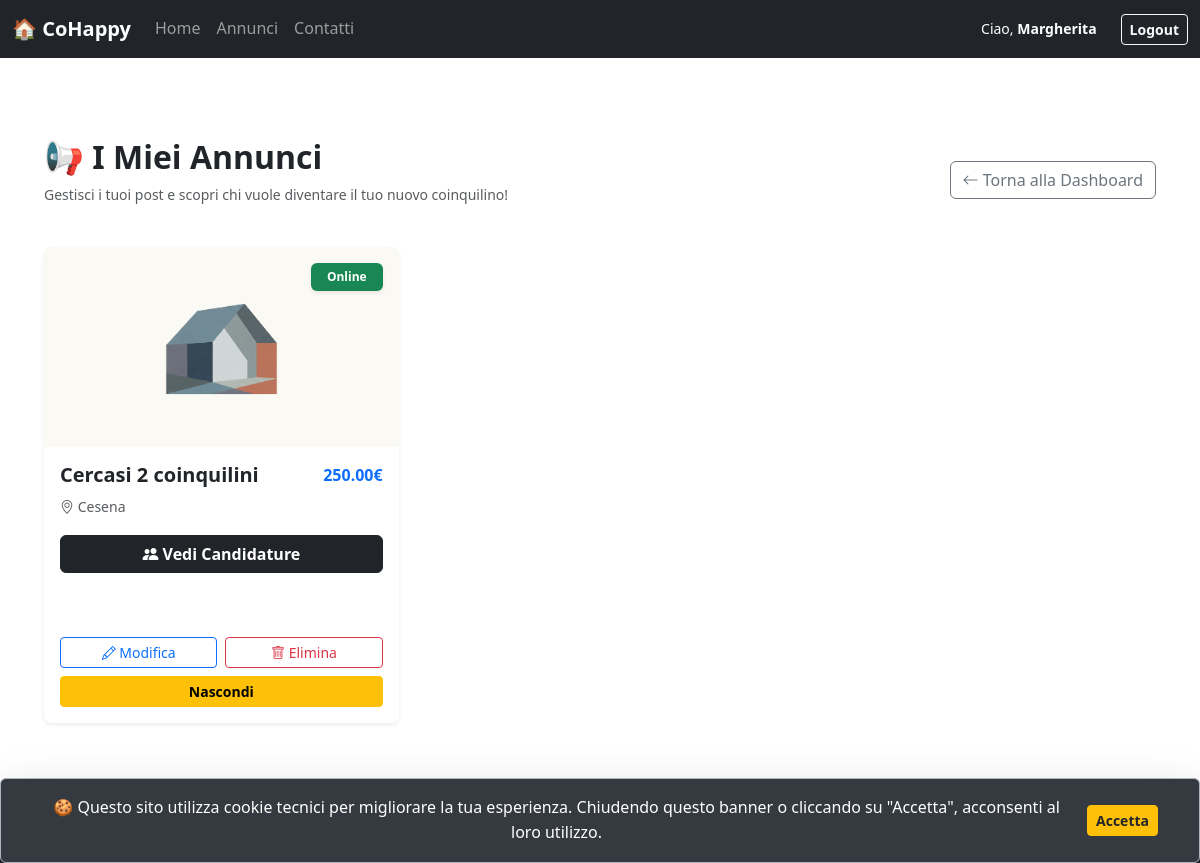
Before: /miei_annunci.php (signed in) with the older database file.
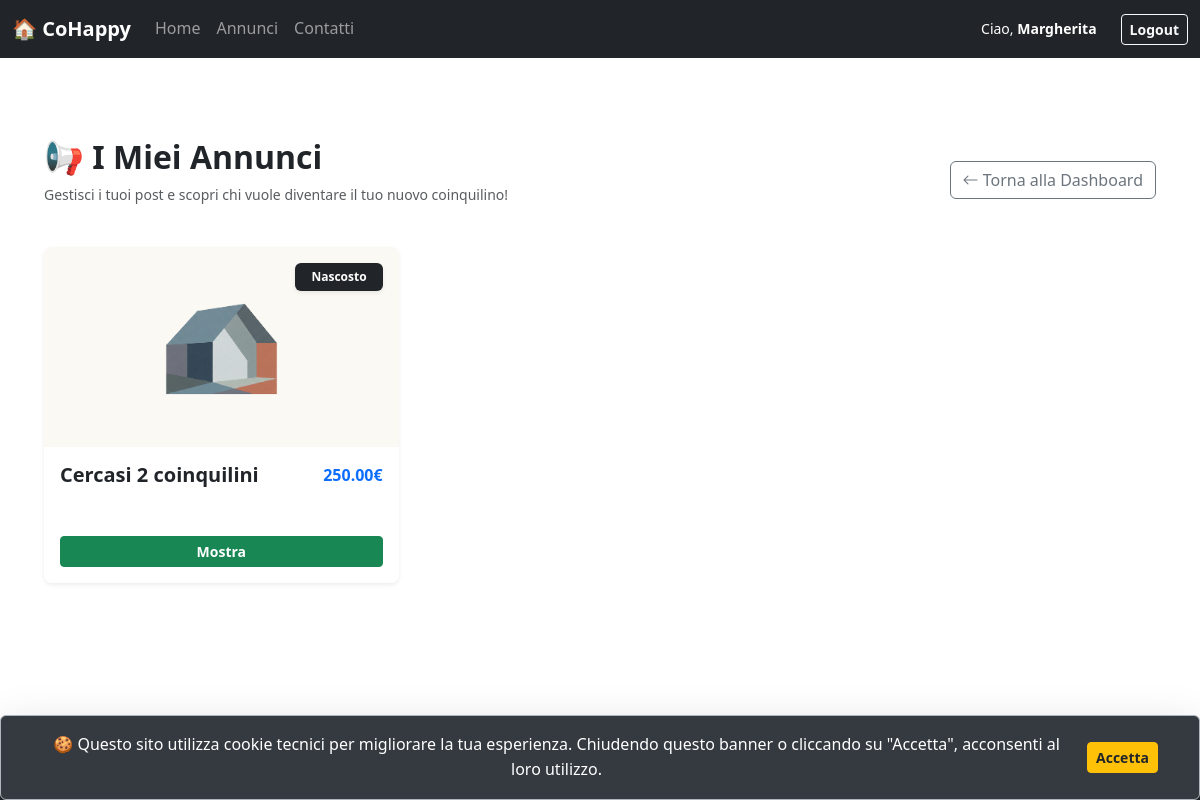
After: the same page with the newer database file.
### tables this page shows
CREATE TABLE `annunci` (
  `id_annuncio` int(11) NOT NULL,
  `titolo` varchar(255) NOT NULL,
  `descrizione` text DEFAULT NULL,
  `prezzo` decimal(10,2) DEFAULT NULL,
  `luogo` varchar(255) DEFAULT NULL,
  `id_utente` int(11) DEFAULT NULL,
  `immagine` varchar(255) DEFAULT 'img/nophoto.png',
  `data_pubblicazione` timestamp NOT NULL DEFAULT current_timestamp(),
  `isActive` tinyint(1) NOT NULL DEFAULT 1
);

### miei_annunci.php (called while the page is built, shortened)
<?php
require_once 'bootstrap.php';
$templateParams["titolo"] = "CoHappy - I Miei Annunci";
$templateParams["nome"] = "template/miei_annunci_template.php";
$annunci = $dbh->getAnnunciByUtente($_SESSION["id_utente"]);
foreach($annunci as $key => $annuncio) {
    $annunci[$key]['candidature'] = $dbh->getCandidatureByAnnuncio($annuncio['id_annuncio']);
}
$templateParams["annunci"] = $annunci;
require 'template/base.php';
?>

### db/database.php (called while the page is built, shortened)
<?php
class DatabaseHelper {
    private $db;
    public function __construct($servername, $username, $password, $dbname, $port) {
        $this->db = new mysqli($servername, $username, $password, $dbname, $port);
        $this->db->set_charset("utf8mb4");
    }
public function getAnnunciByUtente($idUtente) {
    $stmt = $this->db->prepare("SELECT * FROM annunci WHERE id_utente = ? ORDER BY data_pubblicazione DESC");
    $stmt->bind_param("i", $idUtente);
    $stmt->execute();
    return $stmt->get_result()->fetch_all(MYSQLI_ASSOC);
}
        public function getCandidatureByAnnuncio($id_annuncio) {
        $stmt = $this->db->prepare("SELECT * FROM candidature WHERE id_annuncio = ? ORDER BY data_invio DESC");
        $stmt->bind_param("i", $id_annuncio);
        $stmt->execute();
        return $stmt->get_result()->fetch_all(MYSQLI_ASSOC);
    }
}
?>

### bootstrap.php (called while the page is built, shortened)
<?php
require_once("db/database.php");
$dbh = new DatabaseHelper("localhost", "root", "", "cohappy_db", 3306);
?>

### template/miei_annunci_template.php (the view, shortened to what the changed rows need)
<div class="container my-5">
    <div class="d-flex justify-content-between align-items-center mb-4">
        <div>
            <h2 class="fw-bold">📢 I Miei Annunci</h2>
        </div>
    </div>
    <?php if(empty($templateParams["annunci"])): ?>
        <div class="card border-0 shadow-sm p-5 text-center">
            <div class="display-1 mb-3">📭</div>
            <h4 class="text-muted">Ancora nulla? Pubblica qualcosa di iconico!</h4>
            <div class="mt-3">
                <a href="dashboard.php" class="btn btn-primary fw-bold">Crea Annuncio</a>
            </div>
        </div>
    <?php else: ?>
        <div class="row g-4">
            <?php foreach($templateParams["annunci"] as $annuncio):
                $is_active = (int)$annuncio['isActive'];
                $statusBadge = $is_active ? 'bg-success' : 'bg-dark';
                $statusText = $is_active ? 'Online' : 'Nascosto';
                $numCandidature = count($annuncio['candidature']);
            ?>
                <div class="col-md-6 col-lg-4">
                    <div class="card h-100 border-0 shadow-sm overflow-hidden <?php echo $is_active ? '' : 'annuncio-nascosto'; ?>">
                        <div class="position-relative">
                            <img src="<?php echo !empty($annuncio['immagine']) ? htmlspecialchars($annuncio['immagine']) : 'img/nophoto.png'; ?>"
                                 class="card-img-top" alt="" style="height: 200px; object-fit: cover;">
                            <span class="badge <?php echo $statusBadge; ?> position-absolute top-0 end-0 m-3 shadow-sm px-3 py-2">
                                <?php echo $statusText; ?>
                            </span>
                        </div>
                        <div class="card-body">
                            <div class="d-flex justify-content-between align-items-start <?php echo $is_active ? 'mb-2' : 'mb-0'; ?>">
                                <h5 class="card-title fw-bold mb-0 text-truncate"><?php echo htmlspecialchars($annuncio['titolo']); ?></h5>
                                <span class="text-primary fw-bold"><?php echo number_format($annuncio['prezzo'], 2); ?>€</span>
                            </div>
                            <?php if($is_active): ?>
                            <p class="text-muted small mb-3"><i class="bi bi-geo-alt"></i> <?php echo htmlspecialchars($annuncio['luogo']); ?></p>
                                <button class="btn btn-dark w-100 mb-3 fw-bold position-relative" data-bs-toggle="modal" data-bs-target="#modalCandidature<?php echo $annuncio['id_annuncio']; ?>">
                                <i class="bi bi-people-fill"></i> Vedi Candidature <?php if($numCandidature > 0): ?>
                                <span class="position-absolute top-0 start-100 translate-middle badge rounded-pill bg-danger"><?php echo $numCandidature; ?></span>
                                <?php endif; ?>
                                </button><?php endif; ?>
                        </div>
                        <div class="card-footer bg-white border-top-0 pb-3 px-3">
                            <div class="d-grid gap-2">
                                <?php if($is_active): ?>
                                    <div class="row g-2">
                                        <div class="col-6">
                                            <button class="btn btn-sm btn-outline-primary w-100" data-bs-toggle="modal" data-bs-target="#modalModifica<?php echo $annuncio['id_annuncio']; ?>">
                                            <i class="bi bi-pencil"></i> Modifica
                                            </button>
                                        </div>
                            <div class="col-6">
                            <a href="processa_annuncio.php?azione=elimina&id=<?php echo $annuncio['id_annuncio']; ?>" class="btn btn-sm btn-outline-danger w-100" onclick="return confirm('Sicura di voler eliminare?')"><i class="bi bi-trash"></i> Elimina
                            </a>
                            </div>
                        </div>
                        <a href="processa_annuncio.php?azione=disattiva&id=<?php echo $annuncio['id_annuncio']; ?>" class="btn btn-sm btn-warning w-100 fw-bold">Nascondi</a>
            <?php else: ?>
                        <a href="processa_annuncio.php?azione=attiva&id=<?php echo $annuncio['id_annuncio']; ?>" class="btn btn-sm btn-success w-100 fw-bold">Mostra</a>
            <?php endif; ?>
                        </div>
                    </div>
                </div>
            </div>
            <?php endforeach; ?>
        </div>
    <?php endif; ?>
</div>

Changed rows visible on the page:
changed annunci "Cercasi 2 coinquilini": isActive "Online" → "Nascosto"; luogo "Cesena" → (not shown); isActive "Vedi Candidature Modifica Elimina Nascondi" → "Mostra"
